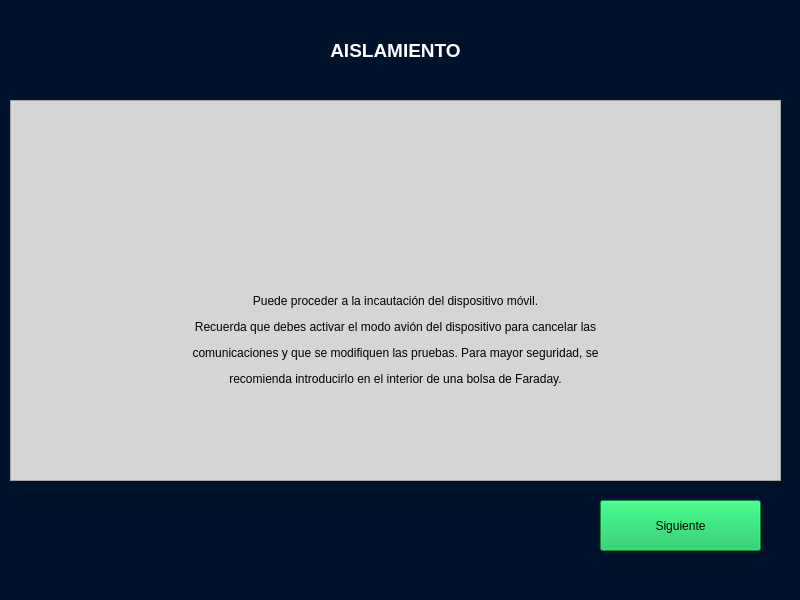
<?xml version="1.0" encoding="UTF-8"?>
<ui version="4.0">
 <class>MainWindow</class>
 <widget class="QMainWindow" name="MainWindow">
  <property name="geometry">
   <rect>
    <x>0</x>
    <y>0</y>
    <width>800</width>
    <height>600</height>
   </rect>
  </property>
  <property name="windowTitle">
   <string>AFA</string>
  </property>
  <property name="styleSheet">
   <string notr="true">background-color: rgb(0, 17, 44);</string>
  </property>
  <widget class="QWidget" name="centralwidget">
   <widget class="QLabel" name="lbl_titulo">
    <property name="geometry">
     <rect>
      <x>260</x>
      <y>20</y>
      <width>271</width>
      <height>61</height>
     </rect>
    </property>
    <property name="text">
     <string>&lt;html&gt;&lt;head/&gt;&lt;body&gt;&lt;p align=&quot;center&quot;&gt;&lt;span style=&quot; font-size:14pt; font-weight:600; color:#ffffff;&quot;&gt;AISLAMIENTO&lt;/span&gt;&lt;/p&gt;&lt;/body&gt;&lt;/html&gt;</string>
    </property>
   </widget>
   <widget class="QFrame" name="frame">
    <property name="geometry">
     <rect>
      <x>10</x>
      <y>100</y>
      <width>771</width>
      <height>381</height>
     </rect>
    </property>
    <property name="styleSheet">
     <string notr="true">background-color: rgb(213, 213, 213);</string>
    </property>
    <property name="frameShape">
     <enum>QFrame::StyledPanel</enum>
    </property>
    <property name="frameShadow">
     <enum>QFrame::Raised</enum>
    </property>
    <widget class="QLabel" name="label_20">
     <property name="geometry">
      <rect>
       <x>120</x>
       <y>180</y>
       <width>531</width>
       <height>121</height>
      </rect>
     </property>
     <property name="styleSheet">
      <string notr="true"/>
     </property>
     <property name="text">
      <string>&lt;html&gt;&lt;head/&gt;&lt;body&gt;&lt;p align=&quot;center&quot;&gt;Puede proceder a la incautación del dispositivo móvil.&lt;/p&gt;&lt;p align=&quot;center&quot;&gt;Recuerda que debes activar el modo avión del dispositivo para cancelar las&lt;/p&gt;&lt;p align=&quot;center&quot;&gt;comunicaciones y que se modifiquen las pruebas. Para mayor seguridad, se&lt;/p&gt;&lt;p align=&quot;center&quot;&gt;recomienda introducirlo en el interior de una bolsa de Faraday.&lt;/p&gt;&lt;/body&gt;&lt;/html&gt;</string>
     </property>
    </widget>
    <widget class="QLabel" name="label_8">
     <property name="geometry">
      <rect>
       <x>350</x>
       <y>40</y>
       <width>100</width>
       <height>100</height>
      </rect>
     </property>
     <property name="styleSheet">
      <string notr="true"/>
     </property>
     <property name="text">
      <string/>
     </property>
     <property name="pixmap">
      <pixmap>iconos/exclamacion.png</pixmap>
     </property>
    </widget>
   </widget>
   <widget class="QPushButton" name="bt_siguiente">
    <property name="geometry">
     <rect>
      <x>600</x>
      <y>500</y>
      <width>161</width>
      <height>51</height>
     </rect>
    </property>
    <property name="styleSheet">
     <string notr="true">background-color: rgb(10, 191, 83);</string>
    </property>
    <property name="text">
     <string>Siguiente</string>
    </property>
   </widget>
  </widget>
  <widget class="QMenuBar" name="menubar">
   <property name="geometry">
    <rect>
     <x>0</x>
     <y>0</y>
     <width>800</width>
     <height>20</height>
    </rect>
   </property>
  </widget>
 </widget>
 <resources/>
 <connections/>
</ui>
